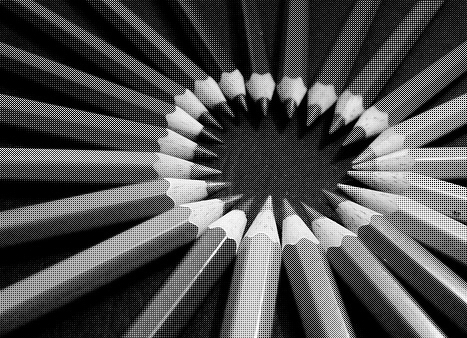
#> input picture image_set/pencils_mosaic.bmp, 467 x 338 px
$ python as1_part1.py
#> lines starting #> are read from the running program, lines starting #| are printed output that depends on the picture
import numpy as np
import cv2
import os
import sys
import math

# Get relative path
dirname = os.path.dirname(__file__)
imageSetDir = os.path.join(dirname, 'image_set')
imageName = 'pencils'
img_mosaic = cv2.imread(os.path.join(imageSetDir, imageName + '_mosaic.bmp'), cv2.IMREAD_GRAYSCALE)
#> img_mosaic is the input picture: shape (338, 467); min 0, max 255, mean 79.7
img_original = cv2.imread(os.path.join(imageSetDir, imageName + '.jpg'))
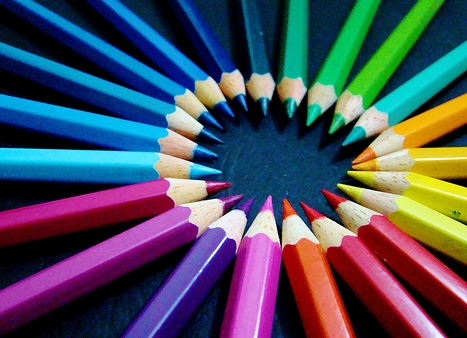
#> input picture image_set/pencils.jpg, 467 x 338 px
#> img_original is the input picture: shape (338, 467, 3); mean B, G, R 93.9, 78.1, 73.4
img_rows = img_mosaic.shape[0]
#> img_rows = 338
img_cols = img_mosaic.shape[1]
#> img_cols = 467
BLUE = 0
GREEN = 1
RED = 2

def createColourMask(rows, cols, colour):
    mask = np.zeros((rows, cols), dtype=np.float32)
    # indexing = start:end:step
    # 1::2 = start at index 1, go until end, steps of 2
    # ::2 = start at index 0, go until end, steps of 2
    if colour == BLUE:
        mask[::2, ::2] = 1 # odd rows
    elif colour == GREEN:
        mask[1::2, 1::2] = 1 # even rows
    elif colour == RED:
        mask[1::2, ::2] = 1 # even rows
        mask[::2, 1::2] = 1 # odd rows
    return mask

def mergeChannels(b_chan, g_chan, r_chan):
    img = np.zeros((img_rows, img_cols, 3), dtype=np.uint8)
    for row in range(img_rows):
        for col in range(img_cols):
            img[row, col, BLUE] = b_chan[row, col]
            img[row, col, GREEN] = g_chan[row, col]
            img[row, col, RED] = r_chan[row, col]
    return img

def imgRootSquaredDifference(img1, img2):
    # img1 should be original image
    # img2 should be colour masked and filtered image
    newImg = img1.copy()
    # Replace all elements with 0
    newImg[:] = 0

    for row in range(img_rows):
        for col in range(img_cols):
            for channel in range(3):
                pixel1 = int(img1[row, col, channel])
                pixel2 = int(img2[row, col, channel])
                # Need to convert to int because pixels are stored as bytes by default
                # Squaring the values would overflow and calculate the wrong value
                newImg[row, col, channel] = math.sqrt((pixel1 - pixel2) ** 2)
    return newImg

b_mask = createColourMask(img_rows, img_cols, BLUE)
g_mask = createColourMask(img_rows, img_cols, GREEN)
r_mask = createColourMask(img_rows, img_cols, RED)

b_mult = img_mosaic * b_mask
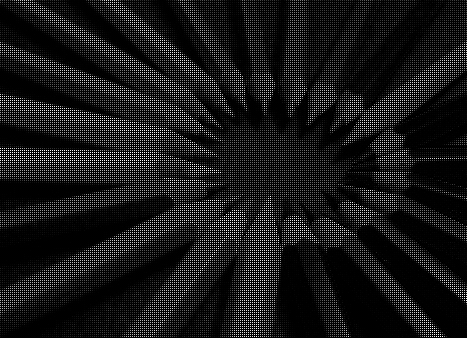
#> b_mult: shape (338, 467) float32; min 0, max 255, mean 23.5
g_mult = img_mosaic * g_mask
r_mult = img_mosaic * r_mask
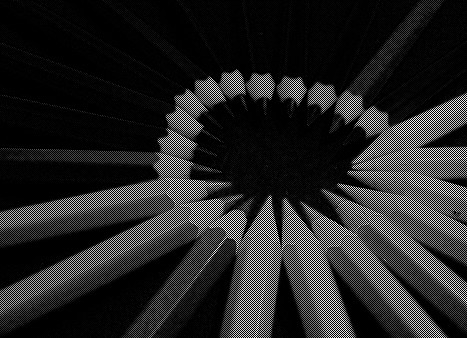
#> r_mult: shape (338, 467) float32; min 0, max 255, mean 36.7

# Get average of 2 or 4 nearest neighbours
# Blue and green channels share the same kernel since they essentially have the same pattern
bg_kernel = np.array([[0.25, 0.5, 0.25], [0.5, 1, 0.5], [0.25, 0.5, 0.25]])
r_kernel = np.array([[0, 0.25, 0], [0.25, 1, 0.25], [0, 0.25, 0]])

# Use numpy's clip method in case some values go over 255
b_avg = np.clip(cv2.filter2D(b_mult, -1, bg_kernel), 0, 255)
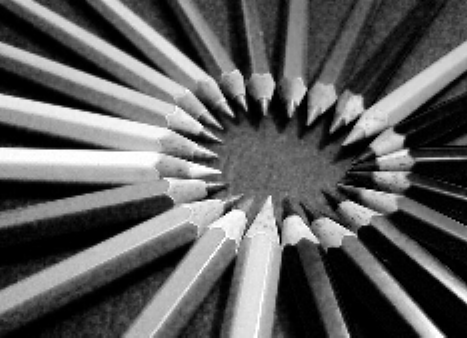
#> b_avg: shape (338, 467) float32; min 0, max 255, mean 93.9
g_avg = np.clip(cv2.filter2D(g_mult, -1, bg_kernel), 0, 255)
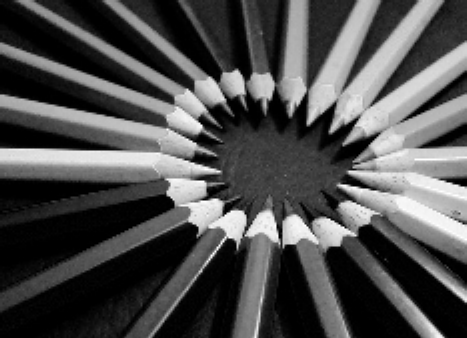
#> g_avg: shape (338, 467) float32; min 0, max 255, mean 78.2
r_avg = np.clip(cv2.filter2D(r_mult, -1, r_kernel), 0, 255)
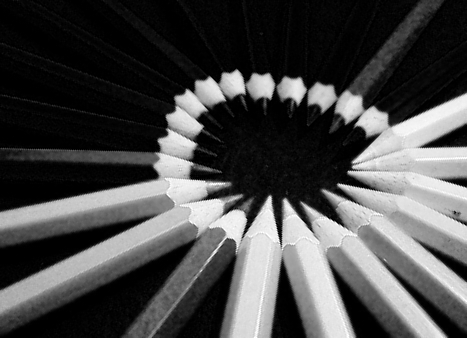
#> r_avg: shape (338, 467) float32; min 0, max 255, mean 73.4

img_demosaic = mergeChannels(b_avg, g_avg, r_avg)

cv2.imshow('img_mosaic', img_mosaic)
cv2.imshow('img_original', img_original)
cv2.imshow('img_demosaic', img_demosaic)

# The root squared difference of the images will create artifacts
# Because the demosaiced image is a reconstruction of the original image based on a mosaic image,
# It is bound to not be 100% accurate
# As such, information loss occurs and visual artifacts appear
diff = imgRootSquaredDifference(img_original, img_demosaic)
#> in imgRootSquaredDifference, `newImg[:] = 0`: newImg: shape (338, 467, 3); every value is 0
#> after the loop in imgRootSquaredDifference, `for row in range(img_rows):`:
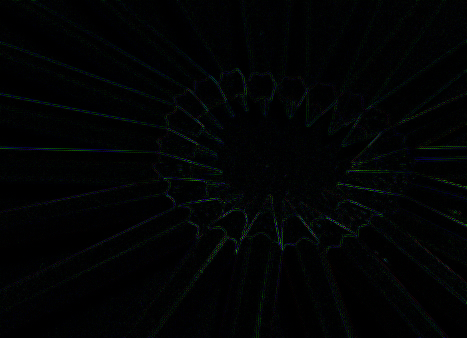
#> newImg: shape (338, 467, 3); mean B, G, R 3.6, 3.4, 1.8
cv2.imshow('diff', diff)
cv2.waitKey(0)
cv2.destroyAllWindows()
